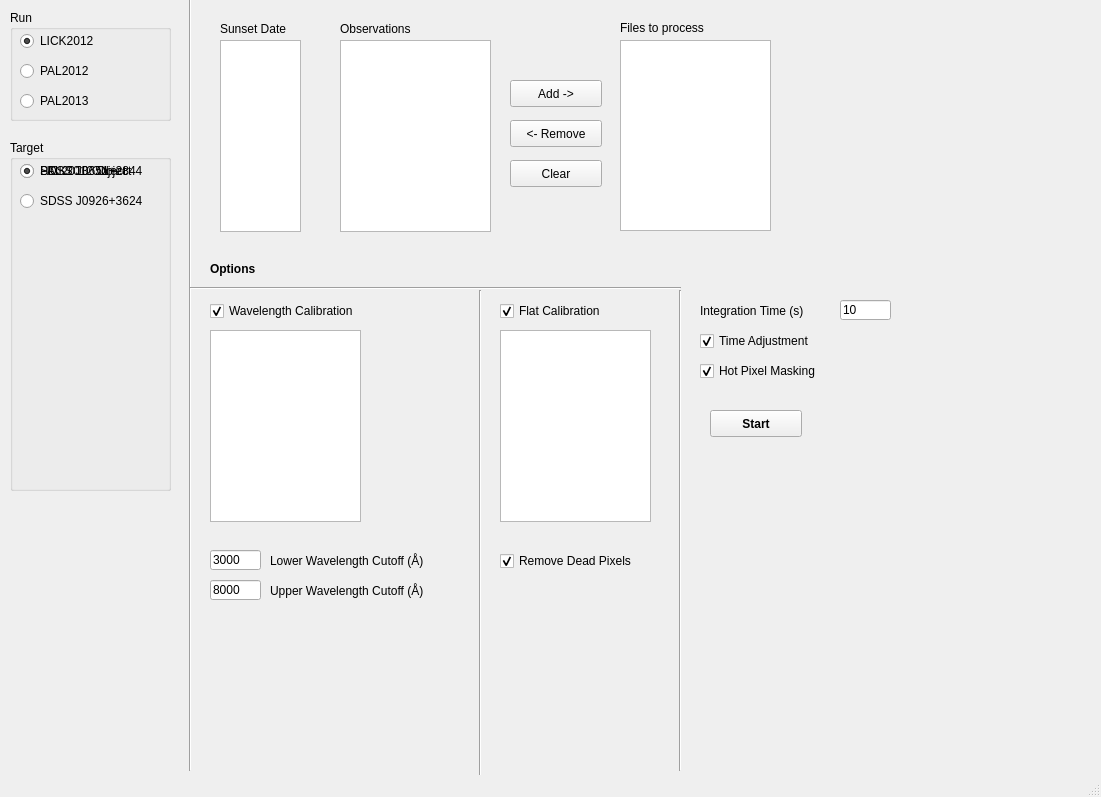
<?xml version="1.0" encoding="UTF-8"?>
<ui version="4.0">
 <class>DisplayStack_gui</class>
 <widget class="QMainWindow" name="DisplayStack_gui">
  <property name="geometry">
   <rect>
    <x>0</x>
    <y>0</y>
    <width>1101</width>
    <height>797</height>
   </rect>
  </property>
  <property name="windowTitle">
   <string>Display Stack Options</string>
  </property>
  <widget class="QWidget" name="centralwidget">
   <widget class="QGroupBox" name="runGroup">
    <property name="geometry">
     <rect>
      <x>10</x>
      <y>10</y>
      <width>161</width>
      <height>111</height>
     </rect>
    </property>
    <property name="title">
     <string>Run</string>
    </property>
    <widget class="QRadioButton" name="lick2012Button">
     <property name="geometry">
      <rect>
       <x>10</x>
       <y>20</y>
       <width>108</width>
       <height>22</height>
      </rect>
     </property>
     <property name="text">
      <string>LICK2012</string>
     </property>
     <property name="checked">
      <bool>true</bool>
     </property>
    </widget>
    <widget class="QRadioButton" name="pal2012Button">
     <property name="geometry">
      <rect>
       <x>10</x>
       <y>50</y>
       <width>108</width>
       <height>22</height>
      </rect>
     </property>
     <property name="text">
      <string>PAL2012</string>
     </property>
     <property name="checked">
      <bool>false</bool>
     </property>
    </widget>
    <widget class="QRadioButton" name="pal2013Button">
     <property name="geometry">
      <rect>
       <x>10</x>
       <y>80</y>
       <width>108</width>
       <height>22</height>
      </rect>
     </property>
     <property name="text">
      <string>PAL2013</string>
     </property>
    </widget>
   </widget>
   <widget class="QGroupBox" name="targetGroup">
    <property name="enabled">
     <bool>true</bool>
    </property>
    <property name="geometry">
     <rect>
      <x>10</x>
      <y>140</y>
      <width>161</width>
      <height>351</height>
     </rect>
    </property>
    <property name="title">
     <string>Target</string>
    </property>
    <widget class="QRadioButton" name="sdss0651Button">
     <property name="geometry">
      <rect>
       <x>10</x>
       <y>20</y>
       <width>151</width>
       <height>22</height>
      </rect>
     </property>
     <property name="text">
      <string>SDSS J0651+2844</string>
     </property>
     <property name="checked">
      <bool>false</bool>
     </property>
    </widget>
    <widget class="QRadioButton" name="sdss0926Button">
     <property name="geometry">
      <rect>
       <x>10</x>
       <y>50</y>
       <width>151</width>
       <height>22</height>
      </rect>
     </property>
     <property name="text">
      <string>SDSS J0926+3624</string>
     </property>
     <property name="checked">
      <bool>false</bool>
     </property>
    </widget>
    <widget class="QRadioButton" name="pal2013ObjectButton">
     <property name="geometry">
      <rect>
       <x>10</x>
       <y>20</y>
       <width>151</width>
       <height>22</height>
      </rect>
     </property>
     <property name="text">
      <string>PAL2013 Object</string>
     </property>
     <property name="checked">
      <bool>false</bool>
     </property>
    </widget>
    <widget class="QRadioButton" name="lick2012ObjectButton">
     <property name="geometry">
      <rect>
       <x>10</x>
       <y>20</y>
       <width>151</width>
       <height>22</height>
      </rect>
     </property>
     <property name="text">
      <string>LICK2012 Object</string>
     </property>
     <property name="checked">
      <bool>true</bool>
     </property>
    </widget>
   </widget>
   <widget class="QLineEdit" name="integrationTimeLine">
    <property name="geometry">
     <rect>
      <x>840</x>
      <y>300</y>
      <width>51</width>
      <height>20</height>
     </rect>
    </property>
    <property name="text">
     <string>10</string>
    </property>
   </widget>
   <widget class="QLabel" name="integrationTimeLabel">
    <property name="geometry">
     <rect>
      <x>700</x>
      <y>300</y>
      <width>141</width>
      <height>21</height>
     </rect>
    </property>
    <property name="text">
     <string>Integration Time (s)</string>
    </property>
   </widget>
   <widget class="QLabel" name="lowerWavelengthCutoffLabel">
    <property name="geometry">
     <rect>
      <x>270</x>
      <y>550</y>
      <width>231</width>
      <height>21</height>
     </rect>
    </property>
    <property name="text">
     <string>Lower Wavelength Cutoff (Å)</string>
    </property>
   </widget>
   <widget class="QLineEdit" name="lowerWavelengthCutoffLine">
    <property name="enabled">
     <bool>true</bool>
    </property>
    <property name="geometry">
     <rect>
      <x>210</x>
      <y>550</y>
      <width>51</width>
      <height>20</height>
     </rect>
    </property>
    <property name="acceptDrops">
     <bool>true</bool>
    </property>
    <property name="text">
     <string>3000</string>
    </property>
    <property name="frame">
     <bool>true</bool>
    </property>
   </widget>
   <widget class="QLineEdit" name="upperWavelengthCutoffLine">
    <property name="geometry">
     <rect>
      <x>210</x>
      <y>580</y>
      <width>51</width>
      <height>20</height>
     </rect>
    </property>
    <property name="text">
     <string>8000</string>
    </property>
   </widget>
   <widget class="QLabel" name="upperWavelengthCutoffLabel">
    <property name="geometry">
     <rect>
      <x>270</x>
      <y>580</y>
      <width>231</width>
      <height>21</height>
     </rect>
    </property>
    <property name="text">
     <string>Upper Wavelength Cutoff (Å)</string>
    </property>
   </widget>
   <widget class="QCheckBox" name="wavelengthCalibrationBox">
    <property name="geometry">
     <rect>
      <x>210</x>
      <y>300</y>
      <width>231</width>
      <height>22</height>
     </rect>
    </property>
    <property name="text">
     <string>Wavelength Calibration</string>
    </property>
    <property name="checked">
     <bool>true</bool>
    </property>
   </widget>
   <widget class="QCheckBox" name="flatCalibrationBox">
    <property name="geometry">
     <rect>
      <x>500</x>
      <y>300</y>
      <width>191</width>
      <height>22</height>
     </rect>
    </property>
    <property name="text">
     <string>Flat Calibration</string>
    </property>
    <property name="checked">
     <bool>true</bool>
    </property>
   </widget>
   <widget class="QCheckBox" name="hotPixelBox">
    <property name="geometry">
     <rect>
      <x>700</x>
      <y>360</y>
      <width>191</width>
      <height>22</height>
     </rect>
    </property>
    <property name="text">
     <string>Hot Pixel Masking</string>
    </property>
    <property name="checked">
     <bool>true</bool>
    </property>
   </widget>
   <widget class="Line" name="line_2">
    <property name="geometry">
     <rect>
      <x>180</x>
      <y>-40</y>
      <width>20</width>
      <height>811</height>
     </rect>
    </property>
    <property name="orientation">
     <enum>Qt::Vertical</enum>
    </property>
   </widget>
   <widget class="QCheckBox" name="deadPixelBox">
    <property name="geometry">
     <rect>
      <x>500</x>
      <y>550</y>
      <width>171</width>
      <height>22</height>
     </rect>
    </property>
    <property name="text">
     <string>Remove Dead Pixels</string>
    </property>
    <property name="checked">
     <bool>true</bool>
    </property>
   </widget>
   <widget class="QPushButton" name="startButton">
    <property name="geometry">
     <rect>
      <x>710</x>
      <y>410</y>
      <width>92</width>
      <height>27</height>
     </rect>
    </property>
    <property name="font">
     <font>
      <weight>75</weight>
      <bold>true</bold>
     </font>
    </property>
    <property name="text">
     <string>Start</string>
    </property>
   </widget>
   <widget class="QLabel" name="label">
    <property name="geometry">
     <rect>
      <x>210</x>
      <y>260</y>
      <width>62</width>
      <height>17</height>
     </rect>
    </property>
    <property name="font">
     <font>
      <weight>75</weight>
      <bold>true</bold>
     </font>
    </property>
    <property name="text">
     <string>Options</string>
    </property>
   </widget>
   <widget class="QCheckBox" name="timeAdjustmentBox">
    <property name="geometry">
     <rect>
      <x>700</x>
      <y>330</y>
      <width>201</width>
      <height>22</height>
     </rect>
    </property>
    <property name="text">
     <string>Time Adjustment</string>
    </property>
    <property name="checked">
     <bool>true</bool>
    </property>
   </widget>
   <widget class="QListWidget" name="obsList">
    <property name="geometry">
     <rect>
      <x>340</x>
      <y>40</y>
      <width>151</width>
      <height>192</height>
     </rect>
    </property>
   </widget>
   <widget class="QLabel" name="obsTimeLabel">
    <property name="geometry">
     <rect>
      <x>340</x>
      <y>20</y>
      <width>151</width>
      <height>17</height>
     </rect>
    </property>
    <property name="font">
     <font>
      <weight>50</weight>
      <bold>false</bold>
     </font>
    </property>
    <property name="text">
     <string>Observations</string>
    </property>
   </widget>
   <widget class="QPushButton" name="addButton">
    <property name="geometry">
     <rect>
      <x>510</x>
      <y>80</y>
      <width>92</width>
      <height>27</height>
     </rect>
    </property>
    <property name="text">
     <string>Add -&gt;</string>
    </property>
   </widget>
   <widget class="QPushButton" name="removeButton">
    <property name="geometry">
     <rect>
      <x>510</x>
      <y>120</y>
      <width>92</width>
      <height>27</height>
     </rect>
    </property>
    <property name="text">
     <string>&lt;- Remove</string>
    </property>
   </widget>
   <widget class="QPushButton" name="clearButton">
    <property name="geometry">
     <rect>
      <x>510</x>
      <y>160</y>
      <width>92</width>
      <height>27</height>
     </rect>
    </property>
    <property name="text">
     <string>Clear</string>
    </property>
   </widget>
   <widget class="QListWidget" name="inputList">
    <property name="geometry">
     <rect>
      <x>620</x>
      <y>40</y>
      <width>151</width>
      <height>191</height>
     </rect>
    </property>
   </widget>
   <widget class="QLabel" name="label_2">
    <property name="geometry">
     <rect>
      <x>620</x>
      <y>20</y>
      <width>131</width>
      <height>16</height>
     </rect>
    </property>
    <property name="text">
     <string>Files to process</string>
    </property>
   </widget>
   <widget class="QListWidget" name="wavelengthList">
    <property name="geometry">
     <rect>
      <x>210</x>
      <y>330</y>
      <width>151</width>
      <height>192</height>
     </rect>
    </property>
   </widget>
   <widget class="QListWidget" name="flatList">
    <property name="geometry">
     <rect>
      <x>500</x>
      <y>330</y>
      <width>151</width>
      <height>192</height>
     </rect>
    </property>
   </widget>
   <widget class="QListWidget" name="sunsetList">
    <property name="geometry">
     <rect>
      <x>220</x>
      <y>40</y>
      <width>81</width>
      <height>192</height>
     </rect>
    </property>
   </widget>
   <widget class="QLabel" name="sunsetLabel">
    <property name="geometry">
     <rect>
      <x>220</x>
      <y>20</y>
      <width>91</width>
      <height>17</height>
     </rect>
    </property>
    <property name="text">
     <string>Sunset Date</string>
    </property>
   </widget>
   <widget class="Line" name="line">
    <property name="geometry">
     <rect>
      <x>190</x>
      <y>280</y>
      <width>491</width>
      <height>16</height>
     </rect>
    </property>
    <property name="orientation">
     <enum>Qt::Horizontal</enum>
    </property>
   </widget>
   <widget class="Line" name="line_3">
    <property name="geometry">
     <rect>
      <x>470</x>
      <y>290</y>
      <width>20</width>
      <height>511</height>
     </rect>
    </property>
    <property name="orientation">
     <enum>Qt::Vertical</enum>
    </property>
   </widget>
   <widget class="Line" name="line_4">
    <property name="geometry">
     <rect>
      <x>670</x>
      <y>290</y>
      <width>21</width>
      <height>481</height>
     </rect>
    </property>
    <property name="orientation">
     <enum>Qt::Vertical</enum>
    </property>
   </widget>
  </widget>
  <widget class="QMenuBar" name="menubar">
   <property name="geometry">
    <rect>
     <x>0</x>
     <y>0</y>
     <width>1101</width>
     <height>25</height>
    </rect>
   </property>
  </widget>
  <widget class="QStatusBar" name="statusbar"/>
 </widget>
 <resources/>
 <connections/>
</ui>
